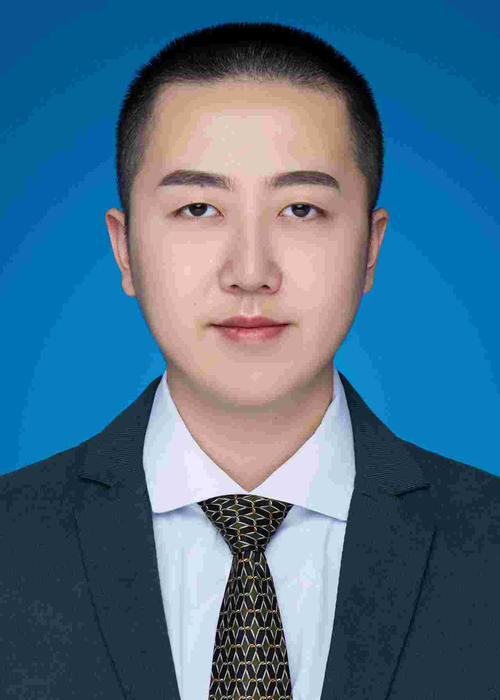
#> input picture favorite_image.png, 500 x 700 px, shrunk from 1280 x 1791 before the run
$ python image_compression_impl.py
#> lines starting #> are read from the running program, lines starting #| are printed output that depends on the picture
import numpy as np
from sklearn.cluster import KMeans
from PIL import Image

# Function to load and preprocess the image
def load_image(image_path):
#> called with image_path = 'favorite_image.png'
    image = Image.open(image_path)
#> image is the input picture: PIL image 500x700 RGB; mean R, G, B 75.2, 110.4, 136
    return np.array(image)

# Function to perform KMeans clustering for image quantization
def image_compression(image_np, n_colors):
    # 将图像重塑为 (n_samples, 3) 的二维数组，其中每行代表一个像素的 RGB 值
#> called with n_colors = 8
    pixels = image_np.reshape(-1, 3)

    # 使用 KMeans 进行聚类
    kmeans = KMeans(n_clusters=n_colors, random_state=0).fit(pixels)
    # 获取聚类中心颜色
    new_colors = kmeans.cluster_centers_.astype(int)
#> new_colors = [[6, 120, 188], [216, 180, 170], [33, 50, 64], [204, 218, 235], [3, 94, 151], [14, 14, 16], [118, 98, 93], [180, 145, 135]]
    # 获取每个像素所属的聚类
    labels = kmeans.labels_

    # 用聚类中心的颜色替换图像中的颜色
    compressed_pixels = new_colors[labels].reshape(image_np.shape)
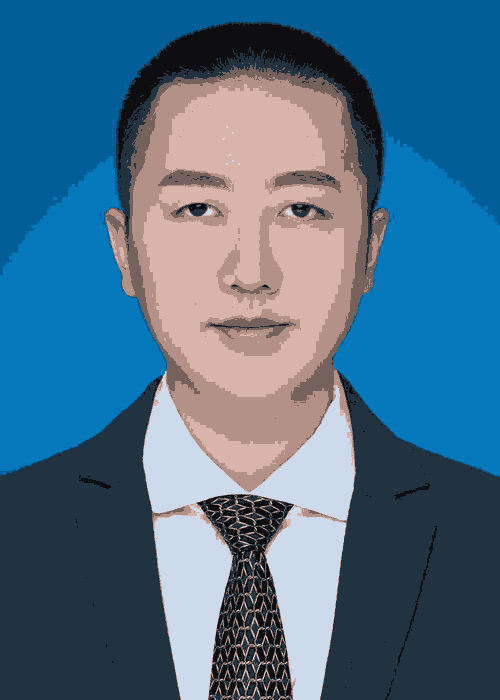
#> compressed_pixels: shape (700, 500, 3) int64; mean R, G, B 74.7, 109.8, 135.6

    # 将数据类型转换为 uint8
    compressed_pixels = compressed_pixels.astype('uint8')

    return compressed_pixels

# Function to concatenate and save the original and quantized images side by side
def save_result(original_image_np, quantized_image_np, output_path):
    # Convert NumPy arrays back to PIL images
#> called with output_path = 'compressed_image.png'
    original_image = Image.fromarray(original_image_np)
    quantized_image = Image.fromarray(quantized_image_np)

    # Get dimensions
    width, height = original_image.size
#> width = 500; height = 700

    # Create a new image that will hold both the original and quantized images side by side
    combined_image = Image.new('RGB', (width * 2, height))
#> combined_image: PIL image 1000x700 RGB; every value is 0

    # Paste original and quantized images side by side
    combined_image.paste(original_image, (0, 0))
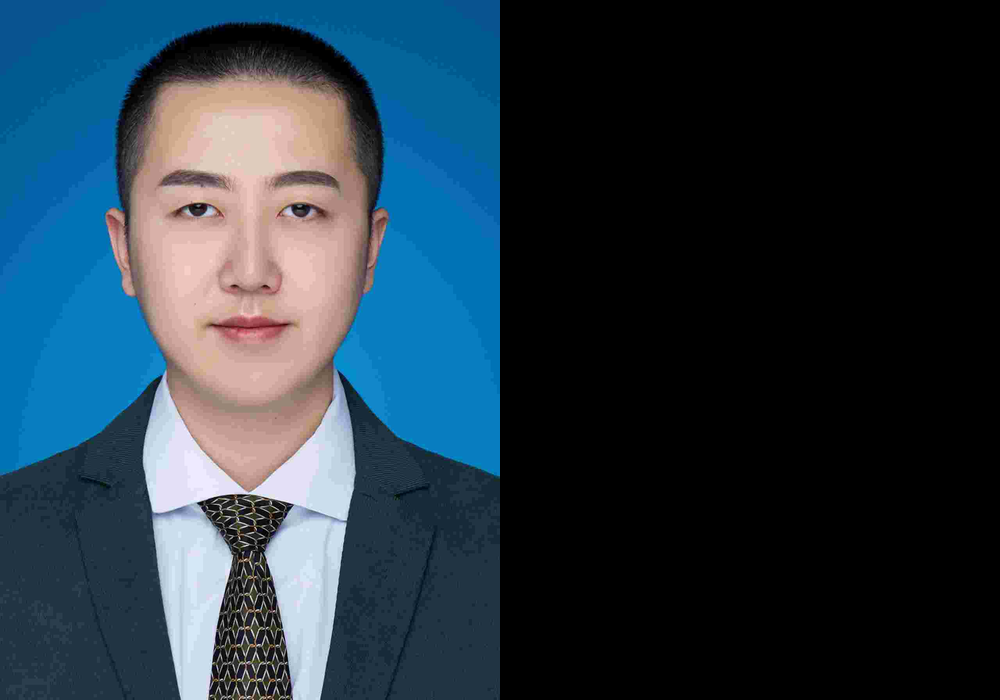
#> combined_image: PIL image 1000x700 RGB; mean R, G, B 37.6, 55.2, 68
    combined_image.paste(quantized_image, (width, 0))
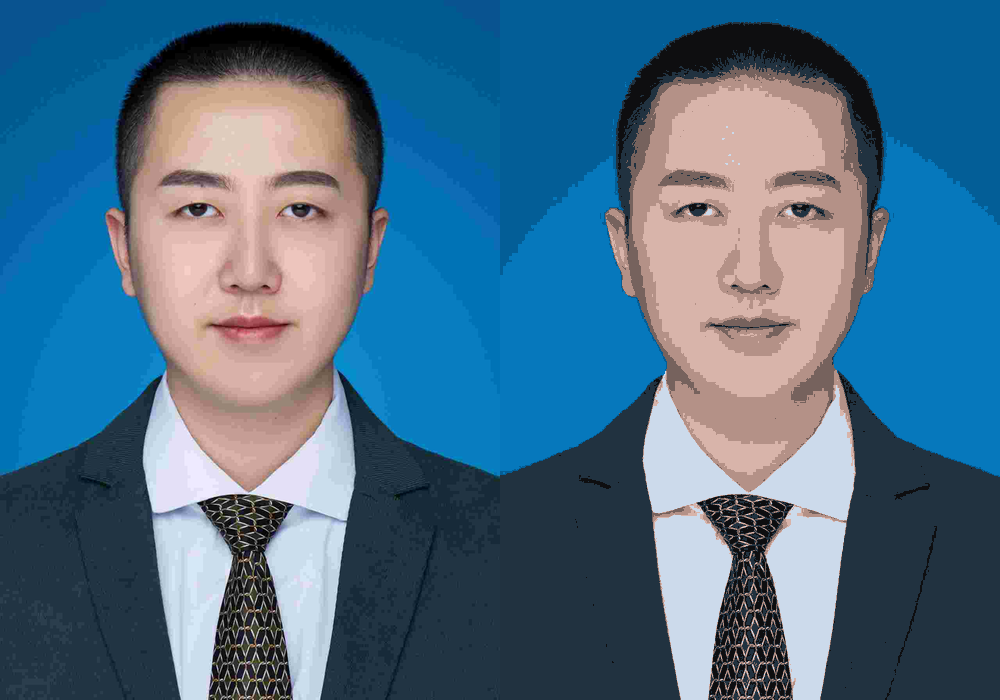
#> combined_image: PIL image 1000x700 RGB; mean R, G, B 75, 110.1, 135.8

    # Save the combined image
    combined_image.save(output_path)

def __main__():
    # Load and process the image
    image_path = 'favorite_image.png'
    output_path = 'compressed_image.png'
    image_np = load_image(image_path)

    # Perform image quantization using KMeans
    n_colors = 8  # Number of colors to reduce the image to, you may change this to experiment
    quantized_image_np = image_compression(image_np, n_colors)

    # Save the original and quantized images side by side
    save_result(image_np, quantized_image_np, output_path)

if __name__ == '__main__':
    __main__()
